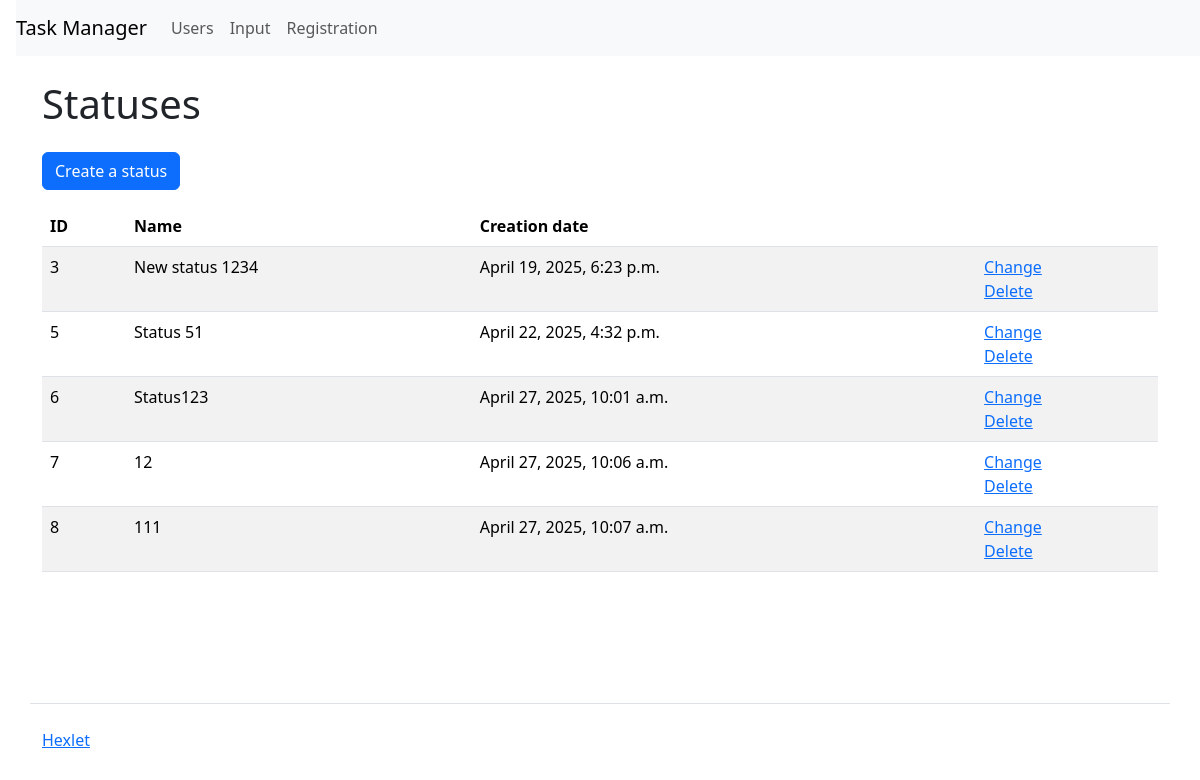
The app's page /statuses/, older data.
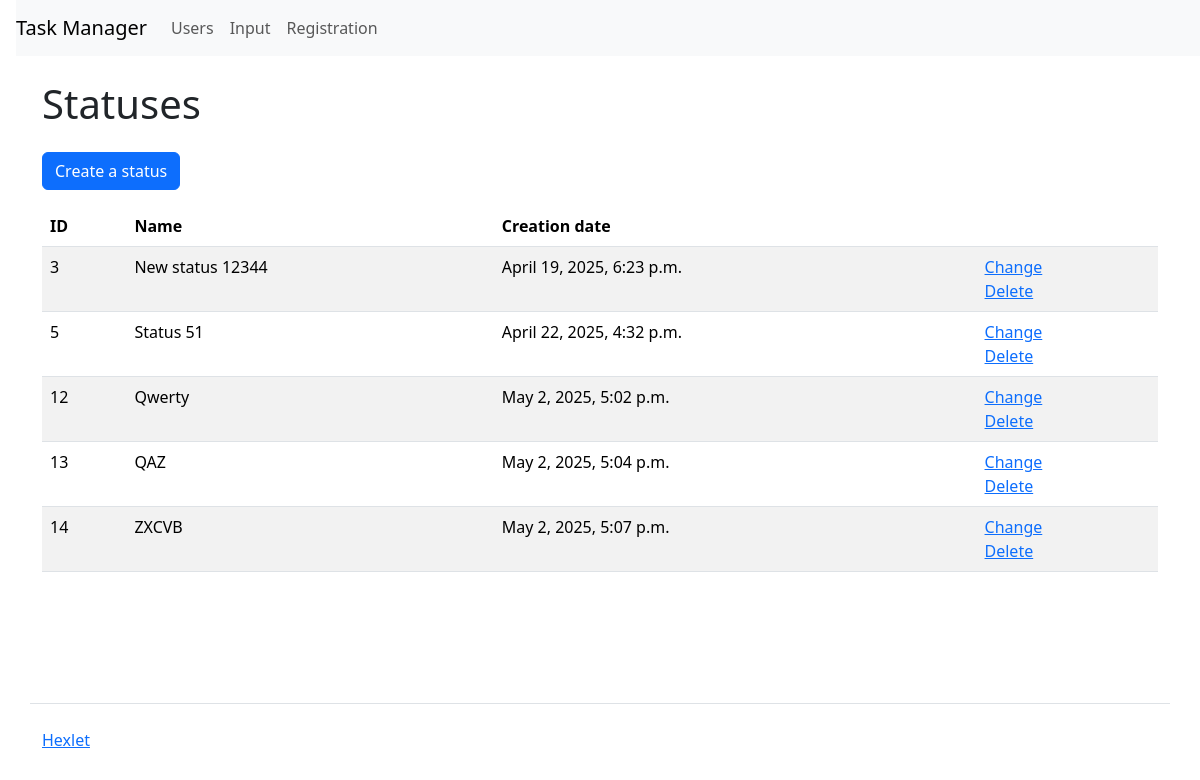
The same page, newer data.
### task_manager/statuses/models.py (models this page shows, shortened)
class Statuses(models.Model):
    name = models.TextField(max_length=150, verbose_name=_('Name'))
    created_at = models.DateTimeField(auto_now_add=True, verbose_name=_('Creation date'))
    updated_at = models.DateTimeField(auto_now=True, verbose_name=_('Update date'))

### task_manager/statuses/views.py (the view)
# urls.py: path('', views.IndexView.as_view(), name='index'),
class IndexView(View):
    def get(self, request, *args, **kwargs):
        statuses = Statuses.objects.all()
        return render(request, 'statuses/index.html', context={
           'name': _('Statuses'),
            'statuses': statuses,
        })

### task_manager/templates/statuses/index.html
{% extends "index.html" %}
{% load i18n %}
{% block context %}
<a class="btn btn-primary mb-3" href="/statuses/create/" role="button">{% translate 'Create a status' %}</a>
<table class="table table-striped">
    <thead>
      <tr>
        <th>{% translate 'ID' %}</th>
        <th>{% translate 'Name' %}</th>
        <th>{% translate 'Creation date' %}</th>
        <th></th>
      </tr>
    </thead>
    <tbody>
      {% if statuses %}
      {% for status in statuses %}
        <tr>
          <td>{{ status.id }}</td>
          <td>{{ status.name }}</td>
          <td>{{ status.created_at }}</td>
          <td>
            <a href="/statuses/{{ status.id }}/update/">{% translate 'Сhange' %}</a>
            <br>
            <a href="/statuses/{{ status.id }}/delete/">{% translate 'Delete' %}</a>
          </td>
        </tr>
      {% endfor %}
      {% endif %}
    </tbody>
  </table>
{% endblock %}

Row changes from the older to the newer data that the page shows:
removed Statuses: id "6", name "Status123", created_at "April 27, 2025, 10:01 a.m."
removed Statuses: id "7", name "12", created_at "April 27, 2025, 10:06 a.m."
removed Statuses: id "8", name "111", created_at "April 27, 2025, 10:07 a.m."
changed Statuses id 3: name "New status 1234" → "New status 12344"
added Statuses: id "12", name "Qwerty", created_at "May 2, 2025, 5:02 p.m."
added Statuses: id "13", name "QAZ", created_at "May 2, 2025, 5:04 p.m."
added Statuses: id "14", name "ZXCVB", created_at "May 2, 2025, 5:07 p.m."
